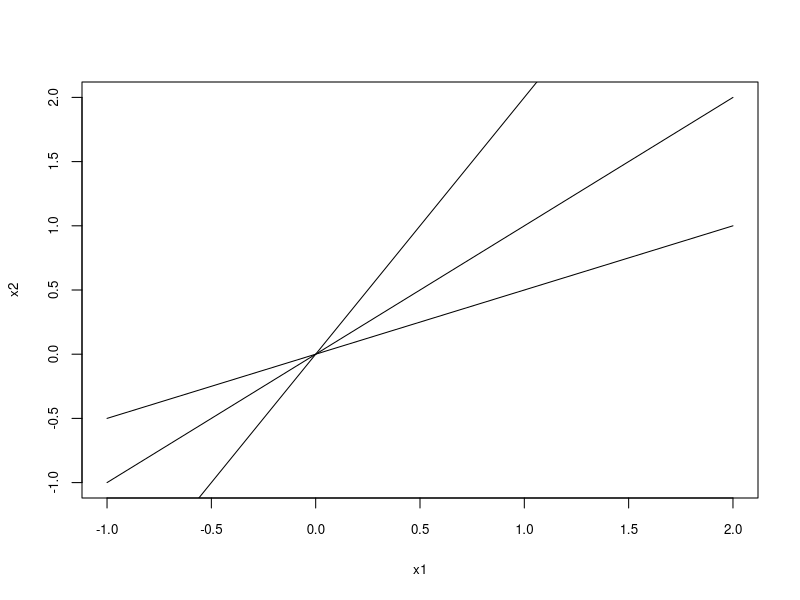

This figure's R source:
# WEEK 5 - CHECK YOUR UNDERSTANDING

# QUESTION (b)

# define function that works out discriminant for a given 
# observation and population 
disc <- function(mu, S, x, p) {
    t(mu) %*% solve(S) %*% x - 1/2 * t(mu) %*% solve(S) %*% mu + log(p)
}

# population means
mu1 <- rbind(1, 1)
mu2 <- rbind(1, 0)
mu3 <- rbind(0, 1)

# equal covariances
S <- rbind(c(1, 1/2), c(1/2, 1))

# equal priors
p <- 1/3

# observations
x1 <- rbind(1/5, 3/5)
x2 <- rbind(2, 4/5)
x3 <- rbind(3/4, 1)

# classify observation 1; result = class 3
disc(mu1, S, x1, p)
disc(mu2, S, x1, p)
disc(mu3, S, x1, p)

# classify observation 2; result = class 2
disc(mu1, S, x2, p)
disc(mu2, S, x2, p)
disc(mu3, S, x2, p)

# classify observation 3; result = class 1
disc(mu1, S, x3, p)
disc(mu2, S, x3, p)
disc(mu3, S, x3, p)

# QUESTION (c)

# plot lines separating the 3 regions
# see hand calcs for derivation

calc_a <- function(S, mu.i, mu.j) {
    t(mu.i) %*% solve(S) - t(mu.j) %*% solve(S)
}

calc_c <- function(S, mu.i, mu.j, p.i, p.j) {
    0.5 * t(mu.i) %*% solve(S) %*% mu.i 
        - 0.5 * t(mu.j) %*% solve(S) %*% mu.j 
        + log(p.j) - log(p.i)
}

x2 <- function(a1, a2, c, x1) {
    (c - a1 * x1)/a2
}
        

# plot the line separating regions 1 and 2

a <- calc_a(S, mu1, mu2)
a1 <- a[1]
a2 <- a[2]

c <- calc_c(S, mu1, mu2, 1/3, 1/3)

curve(c/a2 - a1*x1/a2,
      xname='x1', ylab='x2',
      xlim=c(-1,2), ylim=c(-1,2),
      cex.lab=0.8, cex.axis=0.8
      )


# plot the line separating regions 2 and 3

a <- calc_a(S, mu2, mu3)
a1 <- a[1]
a2 <- a[2]

c <- calc_c(S, mu2, mu3, 1/3, 1/3)

curve(c/a2 - a1*x1/a2, xname='x1', add=TRUE)

# plot the line separating regions 1 and 3

a <- calc_a(S, mu1, mu3)
a1 <- a[1]
a2 <- a[2]

c <- calc_c(S, mu1, mu3, 1/3, 1/3)

curve(c/a2 - a1*x1/a2, xname='x1', add=TRUE)



